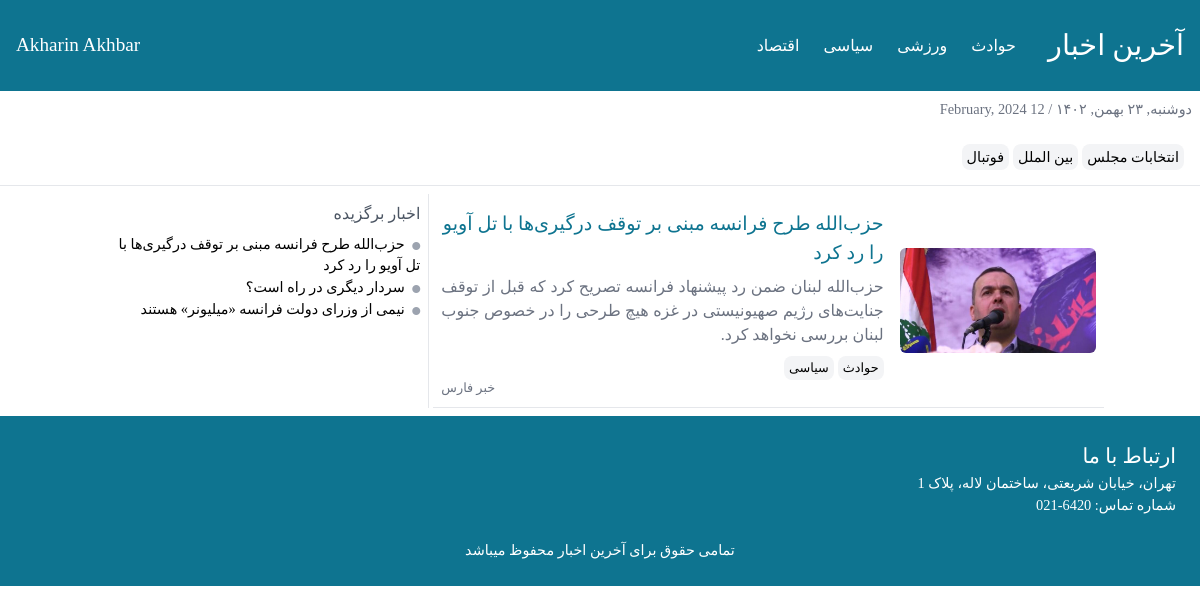
/category/havades, run on the app's committed database.
### news/models.py (models this page shows, shortened)
class Category(models.Model):
    title = models.CharField(max_length=250, null=True, blank=True, verbose_name="دسته بندی")
    url = models.CharField(max_length=250, null=True, blank=True, verbose_name="لینک دسته بندی")

class Tag(models.Model):
    title = models.CharField(max_length=250, null=True, blank=True, verbose_name="تگ")
    url = models.CharField(max_length=250, null=True, blank=True, verbose_name="لینک تگ")

class News(models.Model):
    title = models.CharField(max_length=250, null=True, blank=True, verbose_name="عنوان خبر")
    short_description = models.TextField(blank=True, null=True, verbose_name="توضیحات کوتاه")
    description = models.TextField(blank=True, null=True, verbose_name="متن خبر")
    author = models.CharField(max_length=250, null=True, verbose_name="نویسنده خبر")
    created_date = jmodels.jDateTimeField(auto_now_add=True)
    tag = models.ManyToManyField(Tag, verbose_name="تگ خبر")
    category = models.ManyToManyField(Category, verbose_name="دسته بندی")
    status = models.BooleanField(default=False, verbose_name="فعال/غیرفعال")
    selected = models.BooleanField(default=False, verbose_name="خبر برگزیده")
    image = models.ImageField(upload_to='images')

### news/views.py (the view)
# urls.py: path('category/<cat>', views.categories, name='select-category'),
def categories(request, cat):
    tags = Tag.objects.all()
    category = Category.objects.all()
    news = News.objects.filter(status=True, category__url=cat).all()
    selected = News.objects.filter(selected=True).all()
    return render(request, 'index.html', context={
        'tags': tags,
        'category': category,
        'news': news,
        'selected': selected
    })

### templates/index.html (shortened to what this page needs)
{% load jformat %}
<!DOCTYPE html>
<html lang="fa" dir="rtl">
<head>
    <link rel="stylesheet" href="/static/style/font.css"/>
    <link rel="stylesheet" href="/static/style/tailwind.css"/>
    <link
            rel="stylesheet"
            href="https://cdnjs.cloudflare.com/ajax/libs/font-awesome/6.5.1/css/all.min.css"
/>
</head>
<body class="font-[Azar]">
<header class="bg-cyan-700 p-4 font-[Azar] text-white md:flex items-center justify-between">
    <div class="md:flex items-center gap-x-8">
        <a href="{% url 'news:news' %}"><h1 class="font-[AzarBold] text-[1.8rem] my-2">آخرین اخبار</h1></a>
        <ul class="flex items-center gap-x-6">
            {% for item in category %}
                <a href="{% url 'news:select-category' item.url %}">
                    <li class="cursor-pointer">{{ item.title }}</li>
                </a>
            {% endfor %}
        </ul>
    </div>
    <div>
        <h2 class="font-[AzarBold] text-[1.2rem] hidden md:block">Akharin Akhbar</h2>
    </div>
</header>
<section>
    <span class="block font-[Azar] text-gray-500 text-[0.9rem] m-2">دوشنبه, ۲۳ بهمن, ۱۴۰۲ / 12 February, 2024</span>
    <div class="p-4">
        {% for item in tags %}
            <a href="{% url 'news:select-tag' item.url %}">
                <span
                        class="font-[Azar] rounded-lg cursor-pointer hover:bg-gray-200 border border-transparent hover:border-gray-200 transition-all duration-300 bg-gray-100 text-[0.9rem] p-1 text-center"
                >{{ item.title }}</span
                >
            </a>
        {% endfor %}
    </div>
</section>
<hr/>
{% if news %}
<section class="container mx-auto grid grid-cols-1 md:grid-cols-6 p-2 gap-x-1">
    <div class="main-new col-span-4">
        {% for item in news %}
            <div class="box md:flex p-2 items-center gap-x-4 border-b">
                <img src="{{ item.image.url }}" alt=""
                     class="md:w-[30%] block mx-auto rounded-md"/>
                <div>
                    <h3 class="text-[1.2rem] text-cyan-700">
                        <a href="{% url 'news:select-news' item.id %}">{{ item.title }}</a>
                    </h3>
                    <p class="text-[1rem] text-gray-500 my-2 text-justify">
                        {{ item.short_description }}
                    </p>
                    <div>
                        {% for cat in item.category.all %}
                            <span
                                    class="font-[Azar] text-[0.8rem] rounded-lg cursor-pointer hover:bg-gray-200 border border-transparent hover:border-gray-200 transition-all duration-300 bg-gray-100 p-1 text-center"
                            >{{ cat.title }}</span
                            >
                        {% endfor %}
                    </div>
                    <span class="block text-[0.8rem] text-left text-gray-500">{{ item.author }}</span>
                </div>
            </div>
        {% endfor %}
    </div>
    <div class="end-news col-span-2 md:border-r p-2">
        <h4 class="text-gray-600 text-[1rem]">اخبار برگزیده</h4>
        <ul class="my-2">
            {% for item in selected %}
                <li class="text-[0.9rem]">
                    <i class="fas fa-circle text-[0.5rem] text-gray-400"></i>
                    <a href="{% url 'news:select-news' item.id %}" class="hover:text-red-600 p-1">{{ item.title }}</a>
                </li>
            {% endfor %}
        </ul>
    </div>
</section>
<footer class="bg-cyan-700 p-6">
    <h2 class="text-[1.3rem] font-[AzarBold] text-white">ارتباط با ما</h2>
    <span class="text-[0.9rem] text-white">تهران، خیابان شریعتی، ساختمان لاله، پلاک 1</span>
    <span class="text-[0.9rem] text-white block">شماره تماس: 6420-021</span>
    <span class="mx-auto text-white text-[0.9rem] block text-center mt-6">تمامی حقوق برای آخرین اخبار محفوظ میباشد</span>
</footer>
    {% else %}
    <h2 class="font-[AzarBold] text-center text-[2rem] text-gray-500 mt-8">هیچ خبری اینجا نیست!</h2>
{% endif %}
</body>
</html>

### data on the page
Category: title "حوادث"
Category: title "ورزشی"
Category: title "سیاسی"
Category: title "اقتصاد"
Tag: title "انتخابات مجلس"
Tag: title "بین الملل"
Tag: title "فوتبال"
News: image (picture), title "حزب‌الله طرح فرانسه مبنی بر توقف درگیری‌ها با تل آویو را رد کرد", short_description "حزب‌الله لبنان ضمن رد پیشنهاد فرانسه تصریح کرد که قبل از توقف جنایت‌های رژیم صهیونیستی در غزه هیچ طرحی را در خصوص جنوب لبنان بررسی نخواهد کرد.", author "خبر فارس"
News: title "سردار دیگری در راه است؟"
News: title "نیمی از وزرای دولت فرانسه «میلیونر» هستند"
